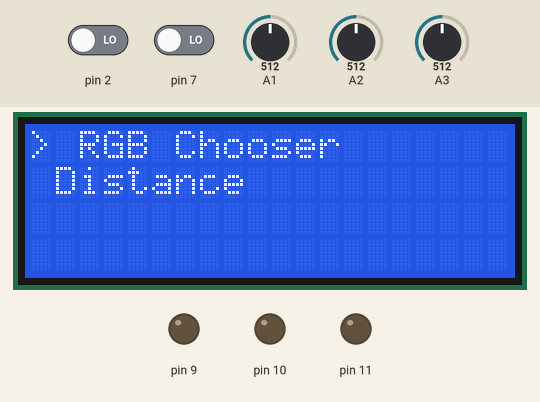
The sketch below on a simulated Arduino Uno, built with avr-gcc and run on an emulated ATmega328P. Parts: 20×4 character LCD, output pins drawn as LEDs (lit = HIGH). The inputs (shaded band) are chosen by the test bench; at power-on: pin 2 LOW, A1 = 512, A2 = 512, A3 = 512, pin 7 LOW. What the sketch prints to the serial monitor is not drawn.

Above: at 4.2 s.
4.3 s: pin 2 driven HIGH
At 5.4 s:
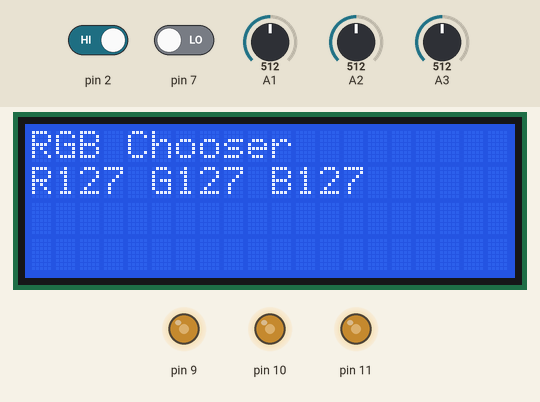
5.8 s: A1 set to 670
At 6.1 s:
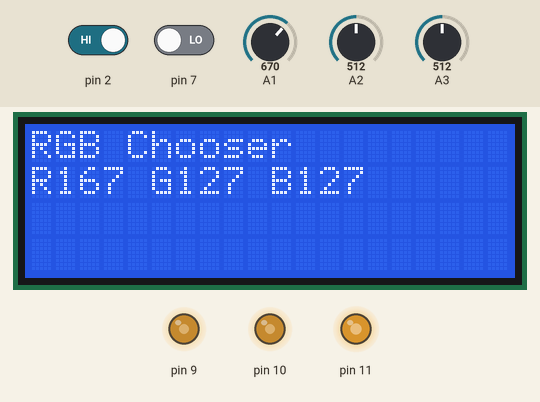
7.3 s: A2 set to 409
At 8.1 s:
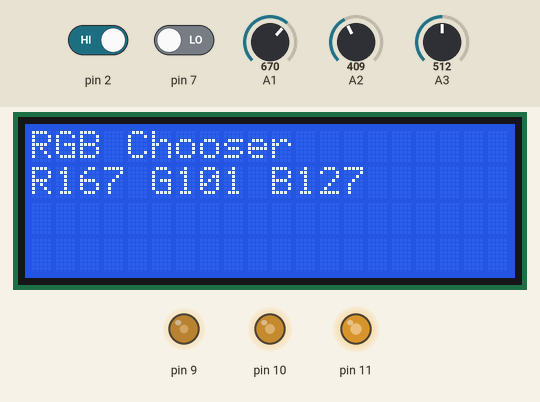
8.8 s: A2 set to 389
At 9.9 s:
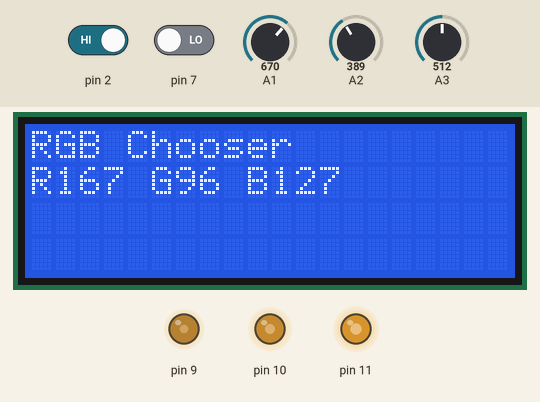
10.3 s: A3 set to 670
At 11.3 s:
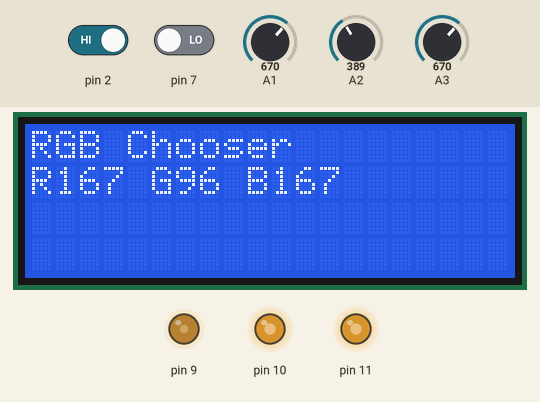
11.8 s: A1 set to 1013
At 12.6 s:
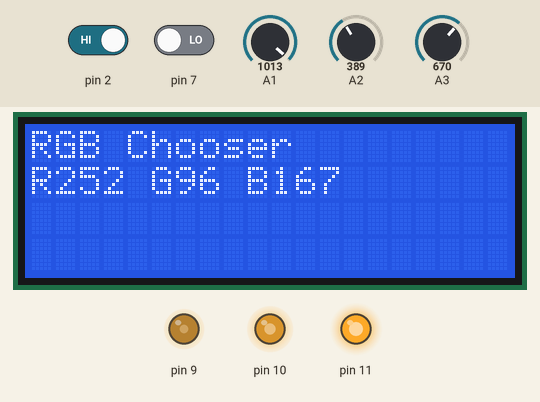
13.3 s: A1 set to 1023
Timing chart, 0 to 15.8 s (numbered marks = the images above; inputs shaded):
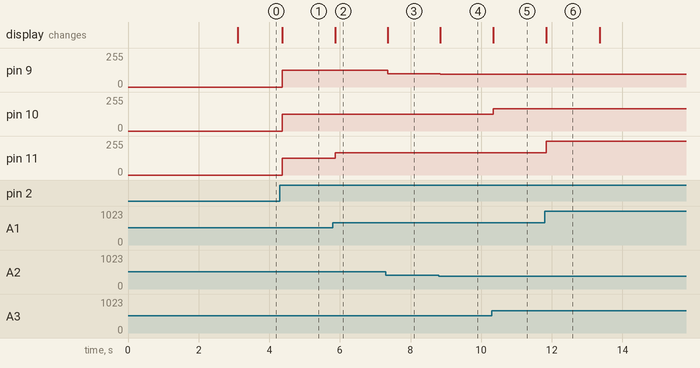

The sketch:

RGB_Chooser_and_Distance_Messure.ino
```cpp
#define Echo_EingangsPin 4
#define Trigger_AusgangsPin 3
#include <Wire.h>
#include <LiquidCrystal_I2C.h>
LiquidCrystal_I2C lcd(0x27, 20, 4);
boolean choosermode = true;
int eintrag = 0;
int modeset = 0;
int msd = 0;
int mode = 0;
int chang = 0;
int chmodeb = true;
int changb = 0;
int maximumRange = 660;
int minimumRange = 2;
long Abstand;
long Dauer;
void setup() {
  // put your setup code here, to run once:
  lcd.init();
  lcd.backlight();
  lcd.setCursor(0, 0);
  lcd.print("Welcome!");
  lcd.setCursor(0, 1);
  lcd.print("Starting up");
  Serial.begin(9600);
  delay(3000);
  pinMode(2, INPUT);
  pinMode(7, INPUT);
  pinMode(9, OUTPUT);
  pinMode(10, OUTPUT);
  pinMode(11, OUTPUT);
  pinMode(Trigger_AusgangsPin, OUTPUT);
  pinMode(Echo_EingangsPin, INPUT);
}

void loop() {
  // put your main code here, to run repeatedly:
  chang = digitalRead(7);
  modeset = digitalRead(2);
  lcd.backlight();
  //Serial.print(modeset);
  if (modeset != msd && !choosermode) {
    if (modeset == HIGH) {
      choosermode = true;
    } msd = modeset;
  }
  if (chmodeb != choosermode) {
    lcd.clear();
  } chmodeb = choosermode;
  if (choosermode) {
    lcd.setCursor(0, 0);
    if (eintrag == 0) {
      lcd.print("> RGB Chooser");
      lcd.setCursor(0, 1);
      lcd.print(" Distance  ");
      if (chang != changb) {
        if (chang == HIGH) {
          eintrag = 1;
        }
      }
    } else {
      lcd.print(" RGB Chooser ");
      lcd.setCursor(0, 1);
      lcd.print("> Distance "); if (chang != changb) {
        if (chang == HIGH) {
          eintrag = 0;
        }
      }
    }
    if (modeset != msd ) {
      if (modeset == HIGH) {
        choosermode = false;
        mode = eintrag;
      }
    }
  } else {
    lcd.setCursor(0, 0);
    if (mode == 0) {
      int max = 1023;
      int r = 0; //11
      int g = 0; //9
      int b = 0; //10
      r = analogRead(A1);
      g = analogRead(A2);
      b = analogRead(A3);
      int rm = map(r, 0, max, 0, 255);
      int gm = map(g, 0, max, 0, 255);
      int bm = map(b, 0, max, 0, 255);
      lcd.print("RGB Chooser");
      lcd.setCursor(0, 1);
      lcd.print("R");
      lcd.print(rm);
      lcd.print(" G");
      lcd.print(gm);
      lcd.print(" B");
      lcd.print(bm);
      lcd.print("      ");
      analogWrite(9, gm);
      analogWrite(10, bm);
      analogWrite(11, rm);
      Serial.print(rm);
      Serial.print("\t");
      Serial.print(gm);
      Serial.print("\t");
      Serial.print(bm);
      Serial.print("\n");
    } else {
      digitalWrite(Trigger_AusgangsPin, HIGH);
      delayMicroseconds(10);
      digitalWrite(Trigger_AusgangsPin, LOW);
      Dauer = pulseIn(Echo_EingangsPin, HIGH);
      Abstand = Dauer / 58.2;
      lcd.setCursor(0, 0);
      lcd.print("Ultra Distance");
      lcd.setCursor(0, 1);
      if (Abstand >= maximumRange || Abstand <= minimumRange) {
        lcd.print("To far away      ");
      } else {
        lcd.print(Abstand);
        lcd.print(" cm          ");
        }
    }
  }
  changb = chang;
  msd = modeset;
}
```

Measured:
- after the input at 4.3 s, pin 9–11: 0/255 → 127/255 after 0.07 s; the display: changes after 0.07 s (image 1)
- after the input at 5.8 s, pin 11: 127/255 → 167/255 after 0.06 s; the display: changes after 0.06 s (image 2)
- after the input at 7.3 s, pin 9: 127/255 → 101/255 after 0.05 s; the display: changes after 0.05 s (image 3)
- after the input at 8.8 s, pin 9: 101/255 → 96/255 at once; the display: changes at once (image 4)
- after the input at 10.3 s, pin 10: 127/255 → 167/255 at once; the display: changes at once (image 5)
- after the input at 11.8 s, pin 11: 167/255 → 252/255 after 0.05 s; the display: changes after 0.05 s (image 6)
- after the input at 13.3 s, pin 11: 252/255 → 255/255 after 0.05 s
